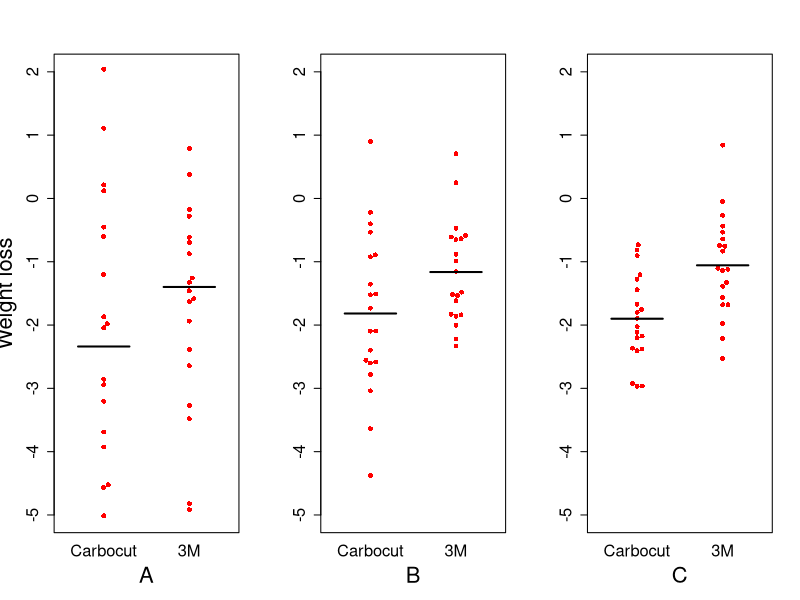
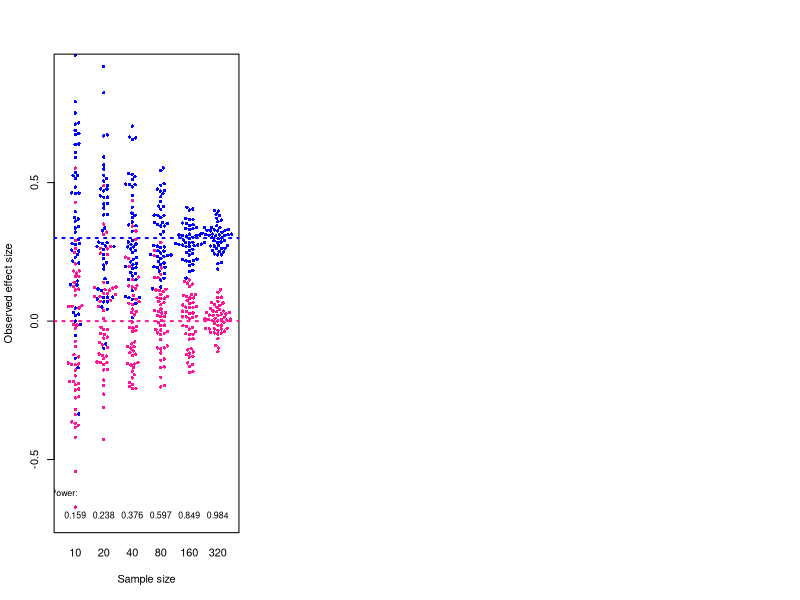
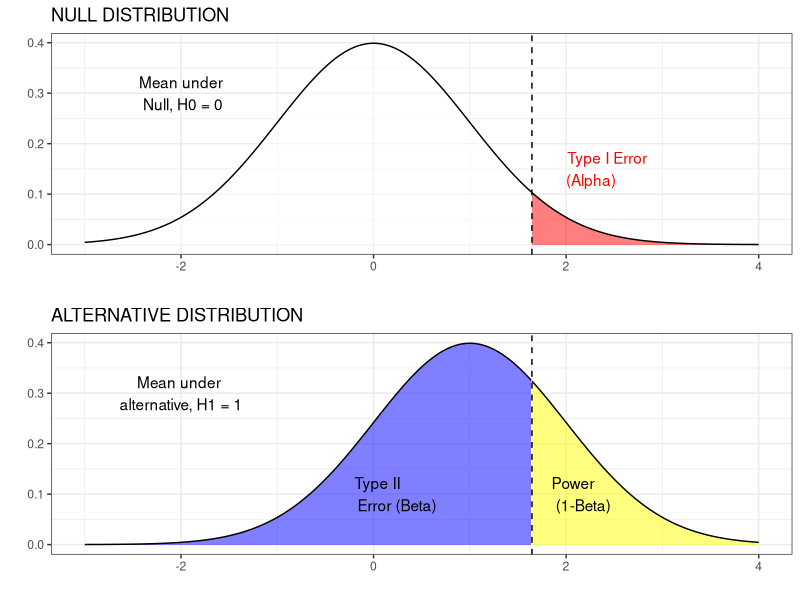
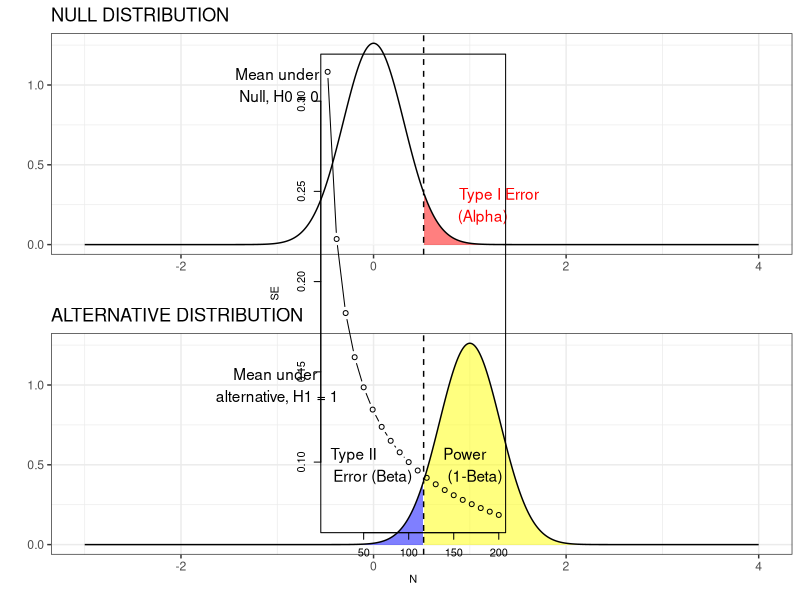

The R source for these figures, in order:
## ---- chunk 1
list_of_packages<-c("tidyverse","kableExtra","knitr","MASS")
new.packages <- list_of_packages[!(list_of_packages %in% installed.packages()[,"Package"])]
if(length(new.packages))install.packages(new.packages,dependencies = TRUE)

library(tidyverse)
library(kableExtra)
library(knitr)
library(MASS)
library(dplyr)

## ---- chunk 2
library(beeswarm) #nice plotting package
library(doBy)
set.seed(8) #to ensure same values generated on each run - change to any other number for different results

#create a set of values to simulate for true group differences in SD units
truediff<-c(.1,.75,1.25) #here we have 3 values; c stands for cocatenate so we get 3 values
#in a vector; we can refer to them as truediff[1], truediff[2] and truediff[3]
truelabel<-c('A','B','C') #to label the plots for each run

ndiffs<-length(truediff)

par(mfrow=c(1,3))

myn<-20 #N per group
myES <- NA
for (i in 1:ndiffs){
  thisdiff<-truediff[i]
mynum <- rnorm(myn*2)
mynum[1:myn]<-mynum[1:myn]-thisdiff  #add truediff value to group 1 scores

#scale so that variances differ rather than means
mynum<-(-2)*mynum/(i)-2 #just divide by 1, 2 or 3, after switching polarity and multiplying by 2 (to make it more compatible with the example)

mygp<-c(rep(2,myn),rep(1,myn))#generate group IDs for equal sized groups 1 and 2
mydat<-data.frame(cbind(mygp,mynum)) #stick it all together in a dataframe
#mydat #uncomment this to look at the dataframe if you like

#Show the plot with the stats
myylab<-''
if (i==1){myylab<-'Weight loss'}
mydat$mygp<-as.factor(mydat$mygp)
levels(mydat$mygp)<-c('Carbocut','3M')

beeswarm(mynum~mygp , data = mydat,xlab=truelabel[i],ylab=myylab,
         col='red',pch=16,ylim=c(-5,2),cex.axis=1.5,cex.lab=2)
segments(x0 = 0.7, x1 = 1.3,
         y0 = mean(mydat$mynum[21:40]), 
         lty = 1, lwd = 2,col='black')
segments(x0 = 1.7, x1 = 2.3,
         y0 = mean(mydat$mynum[1:20]), 
         lty = 1, lwd = 2,col='black')
myES[i]<-(mean(mydat$mynum[21:40])-mean(mydat$mynum[1:20]))/mean(sd(mydat$mynum[1:20]),sd(mydat$mynum[21:40]))

}



## ---- chunk 3
#Plot taken from Law of Small numbers paper: needs formatting etc - possibly redoing in ggplot. For now, I have just read in the saved version. 
nsub <- 100 #set to size of largest group 
numrange<-c(10,20,40,80,160,320)
nset <- length(numrange)
sampledat<-data.frame(matrix(NA,nrow=nsub,ncol=nset)) #dummy frame to hold simulated data on nsub cases and nset columns
#prepare plot

ES<-.3

Nsample<-50

for (n in numrange){
  sampledat <- data.frame(matrix(NA,Nsample*2,3))
  colnames(sampledat)<-c('N','mean','ES')
  sampledat$N<-n
  thisrow<-0
  for(es in c(0,ES)){
    for (ns in 1:Nsample){
      thisrow<-thisrow+1
      sampledat$mean[thisrow] <- mean(rnorm(n,es,1))
      sampledat$ES[thisrow]<-es
    }
  }
  
  if(n==numrange[1]){ alldat<-sampledat}
  if(n>numrange[1]){alldat<-rbind(alldat,sampledat)} #bolt on next sample size in long format
}


#specify pink colour for control group, and blue for experimental group
alldat$colour <- 'deeppink'
w <- which(alldat$ES==ES)
alldat$colour[w]<-'blue'

beeswarm(alldat$mean~alldat$N,pwcol=alldat$colour,cex=.7,pch=16,xlab='Sample size',ylab='Observed effect size',ylim=c(-.7,.9))
abline(h=ES,lty=3,lwd=2,col='blue')
abline(h=0,lty=3,lwd=2,col='deeppink')
text(.6,-.62,'Power:',cex=.8)
for (samplesize in 1:6){
  mypower <-  power.t.test(n = numrange[samplesize], delta = ES, sd = 1, sig.level = 0.05,
                           type = c("two.sample"),
                           alternative = c("one.sided"))
  text((samplesize),-.7,round(mypower$power,3),cex=.8)
}

## ---- chunk 4
options(kableExtra.html.bsTable = T)
mymat<-matrix(NA,nrow=2,ncol=3)

mymat[,1]<-c("Reject Null hypothesis","Do Not Reject Null Hypothesis")

mymat[,2]<-c("True Positive","False Negative \n (Type II error)")
mymat[,3]<-c("False Positive \n (Type I error)","True Negative")

mymat<-as.data.frame(mymat)
names(mymat)<-c("","Intervention effective","Intervention ineffective")

knitr::kable(mymat,escape = F, align = "c", booktabs = T, caption = 'Outcomes of hypothesis test') %>%
  kable_styling(c("striped", "bordered"), latex_options = "striped", full_width = F) %>%
  column_spec(1:1, bold = T) %>%
  column_spec(1:3,width = "9em") %>%
  add_header_above(c(" ","Ground truth" = 2))
## ---- chunk 5
#https://stats.stackexchange.com/questions/14140/how-to-best-display-graphically-type-ii-beta-error-power-and-sample-size

#TeachingDemos package in R for inspiration.

library(magrittr)
library(ggplot2)
library(ggpubr)

mha <- 1  # mean under the alternative
z <- qnorm(1-0.05,0,1/sqrt(1))   
n <- 1
x <- seq(-3, 4, length=1000)
dh0 <- dnorm(x, 0, 1/sqrt(n))
dh1 <- dnorm(x, mha, 1/sqrt(n))
mydata<-data.frame(x,dh0,dh1) %>% mutate(area = x >= z)


p1<-ggplot(data = mydata, aes(x = x, ymin = 0, ymax = dh0, fill = area)) +
  geom_ribbon(alpha=0.5) +
  geom_line(aes(y = dh0)) +
  geom_vline(xintercept = z, linetype = 'dashed') +
  theme_bw()+ylab("") +theme(legend.title = element_blank(),legend.text = element_text(c("Alpha","")))+ scale_fill_manual(labels = c("","Alpha"),values=c("white","red"))+
  annotate(geom = 'text', x = z+0.2, y = 0.15, colour="red", label = 'Type I Error\n (Alpha)', hjust = -0.2)+annotate(geom = 'text', x = -2, y = 0.3, label = 'Mean under\n Null, H0 = 0')+xlab("")+theme(legend.position = "none")+ggtitle("NULL DISTRIBUTION")

p2<-ggplot(data = mydata, aes(x = x, ymin = 0, ymax = dh1, fill = area)) +
  geom_ribbon(alpha=0.5) +
  geom_line(aes(y = dh1)) +
  geom_vline(xintercept = z, linetype = 'dashed') +
  theme_bw()+ylab("") +theme(legend.title = element_blank(),legend.text = element_text(c("Power","Type II (Beta)")))+ scale_fill_manual(labels = c("Type II (Beta)","Power"),values=c("Blue","yellow"))+
  annotate(geom = 'text', x = -0.25, y = 0.1, label = 'Type II \nError (Beta)', hjust = -0.1) +
  annotate(geom = 'text', x = z+0.2, y = 0.1, label = 'Power\n (1-Beta)', hjust = -0.01)+
  annotate(geom = 'text', x = -2, y = 0.3, label = 'Mean under \nalternative, H1 = 1')+xlab("")+theme(legend.position = "none")+ggtitle("ALTERNATIVE DISTRIBUTION")

ggarrange(p1, p2, ncol = 1, nrow = 2)


## ---- chunk 6
#https://stats.stackexchange.com/questions/14140/how-to-best-display-graphically-type-ii-beta-error-power-and-sample-size

#TeachingDemos package in R for inspiration.

library(magrittr)
library(ggplot2)
library(ggpubr)

mha <- 1  # mean under the alternative
n <- 10
z <- qnorm(1-0.05,0,1/sqrt(n))   

x <- seq(-3, 4, length=1000)
dh0 <- dnorm(x, 0, 1/sqrt(n))
dh1 <- dnorm(x, mha, 1/sqrt(n))
mydata<-data.frame(x,dh0,dh1) %>% mutate(area = x >= z)


p1<-ggplot(data = mydata, aes(x = x, ymin = 0, ymax = dh0, fill = area)) +
  geom_ribbon(alpha=0.5) +
  geom_line(aes(y = dh0)) +
  geom_vline(xintercept = z, linetype = 'dashed') +
  theme_bw()+ylab("") +theme(legend.title = element_blank(),legend.text = element_text(c("Alpha","")))+ scale_fill_manual(labels = c("","Alpha"),values=c("white","red"))+
  annotate(geom = 'text', x = z+0.2, y = 0.25, colour="red", label = 'Type I Error\n (Alpha)', hjust = -0.2)+annotate(geom = 'text', x = -1, y = 1, label = 'Mean under\n Null, H0 = 0')+xlab("")+theme(legend.position = "none")+ggtitle("NULL DISTRIBUTION")

p2<-ggplot(data = mydata, aes(x = x, ymin = 0, ymax = dh1, fill = area)) +
  geom_ribbon(alpha=0.5) +
  geom_line(aes(y = dh1)) +
  geom_vline(xintercept = z, linetype = 'dashed') +
  theme_bw()+ylab("") +theme(legend.title = element_blank(),legend.text = element_text(c("Power","Type II (Beta)")))+ scale_fill_manual(labels = c("Type II (Beta)","Power"),values=c("Blue","yellow"))+
  annotate(geom = 'text', x = -0.5, y = 0.5, label = 'Type II \nError (Beta)', hjust = -0.1) +
  annotate(geom = 'text', x = z+0.2, y = 0.5, label = 'Power\n (1-Beta)', hjust = -0.01)+
  annotate(geom = 'text', x = -1, y = 1, label = 'Mean under \nalternative, H1 = 1')+xlab("")+theme(legend.position = "none")+ggtitle("ALTERNATIVE DISTRIBUTION")

ggarrange(p1, p2, ncol = 1, nrow = 2)


## ---- chunk 7
myseq <- seq(10,200,10)
plot(myseq,1/sqrt(myseq),type='b',ylab='SE',xlab='N')
